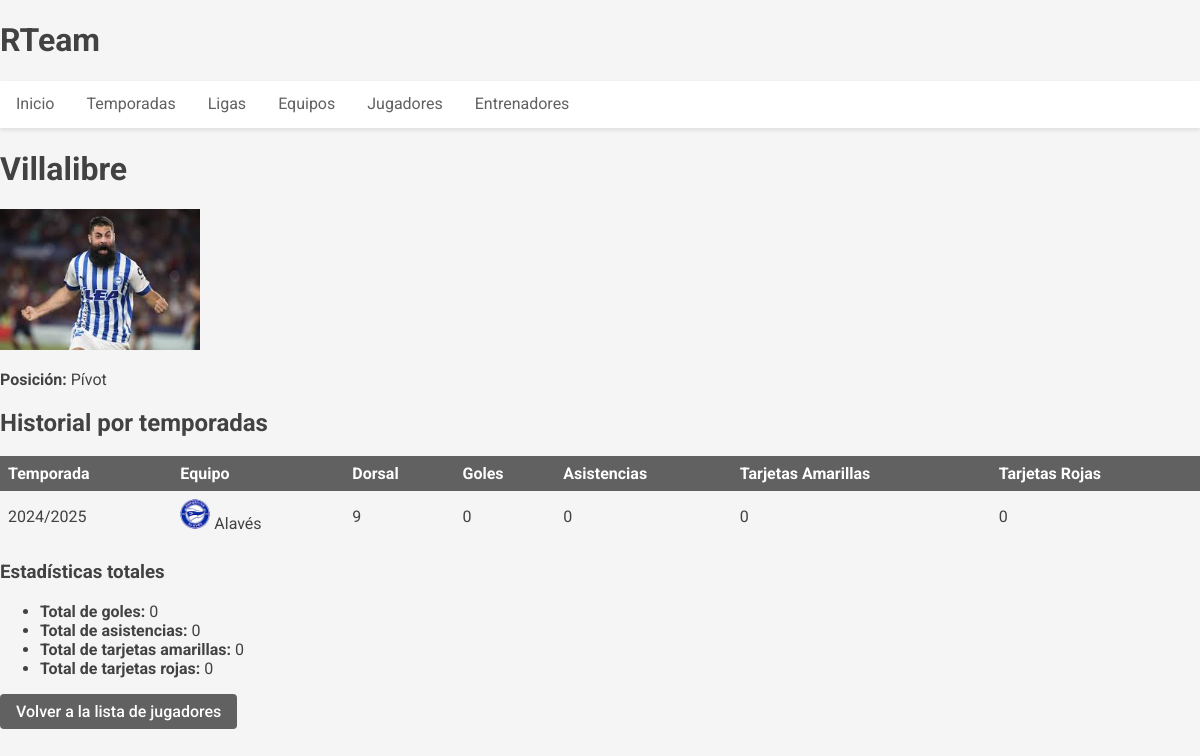
The app's page /jugadores/1/ with its own data.
### RTeam_app/models.py (models this page shows, shortened)
class Jugador(models.Model):
    nombre = models.CharField(max_length=100)
    foto = models.ImageField(upload_to='jugadores/', null=True, blank=True)
    POSICIONES = [
        ('PORTERO', 'Portero'),
        ('CIERRE', 'Cierre'),
        ('ALA', 'Ala'),
        ('PIVOT', 'Pívot'),
    ]
    posicion = models.CharField(max_length=10, choices=POSICIONES)
    fecha_creacion = models.DateTimeField(auto_now_add=True)
    fecha_actualizacion = models.DateTimeField(auto_now=True)
    class Meta:
        verbose_name_plural = "Jugadores"

class JugadorEquipoTemporada(models.Model):
    jugador = models.ForeignKey(Jugador, on_delete=models.CASCADE)
    equipo = models.ForeignKey(Equipo, on_delete=models.CASCADE)
    temporada = models.ForeignKey(Temporada, on_delete=models.CASCADE)
    dorsal = models.PositiveIntegerField(default=0)
    fecha_incorporacion = models.DateField(auto_now_add=True)
    goles = models.PositiveIntegerField(default=0)
    asistencias = models.PositiveIntegerField(default=0)
    tarjetas_amarillas = models.PositiveIntegerField(default=0)
    tarjetas_rojas = models.PositiveIntegerField(default=0)
    class Meta:
        unique_together = ('jugador', 'equipo', 'temporada')
        verbose_name = "Jugador en Equipo por Temporada"
        verbose_name_plural = "Jugadores en Equipos por Temporada"

class Temporada(models.Model):
    periodo = TemporadaField(help_text='Formato: YYYY/YYYY (ej: 2024/2025)')
    class Meta:
        verbose_name_plural = "Temporadas"
    def __str__(self):
        return self.periodo

class Equipo(models.Model):
    nombre = models.CharField(max_length=100, unique=True)
    foto = models.ImageField(upload_to='equipos/', null=True, blank=True)
    fecha_creacion = models.DateTimeField(auto_now_add=True)
    fecha_actualizacion = models.DateTimeField(auto_now=True)
    jugadores = models.ManyToManyField('Jugador', through='JugadorEquipoTemporada', related_name='equipos')
    entrenadores = models.ManyToManyField('Entrenador', through='EntrenadorEquipoTemporada', related_name='equipos')
    class Meta:
        verbose_name_plural = "Equipos"

### RTeam_app/views.py (the view)
# urls.py: path('jugadores/<int:pk>/', views.JugadorDetailView.as_view(), name='jugador_detail'),
class JugadorDetailView(DetailView):
    model = Jugador
    template_name = 'jugadores/jugador_detail.html'
    context_object_name = 'jugador'
    def get_context_data(self, **kwargs):
        context = super().get_context_data(**kwargs)
        temporadas_info = JugadorEquipoTemporada.objects.filter(
            jugador=self.object
        ).select_related('equipo', 'temporada').order_by('-temporada__periodo')
        context['temporadas_info'] = temporadas_info
        context['total_goles'] = sum(info.goles for info in temporadas_info)
        context['total_asistencias'] = sum(info.asistencias for info in temporadas_info)
        context['total_amarillas'] = sum(info.tarjetas_amarillas for info in temporadas_info)
        context['total_rojas'] = sum(info.tarjetas_rojas for info in temporadas_info)
        return context

### templates/jugadores/jugador_detail.html
{% extends 'base.html' %}
{% block contenido %}
    <h1>{{ jugador.nombre }}</h1>
    {% if jugador.foto %}
        <img src="{{ jugador.foto.url }}" alt="Foto de {{ jugador.nombre }}"
             style="max-width: 200px; max-height: 200px;">
    {% else %}
        <p>Sin foto</p>
    {% endif %}
    <p><strong>Posición:</strong> {{ jugador.get_posicion_display }}</p>
    <h2>Historial por temporadas</h2>
    {% if temporadas_info %}
        <table class="table table-striped">
            <thead>
            <tr>
                <th>Temporada</th>
                <th>Equipo</th>
                <th>Dorsal</th>
                <th>Goles</th>
                <th>Asistencias</th>
                <th>Tarjetas Amarillas</th>
                <th>Tarjetas Rojas</th>
            </tr>
            </thead>
            <tbody>
            {% for info in temporadas_info %}
                <tr>
                    <td>{{ info.temporada }}</td>
                    <td>
                        {% if info.equipo.foto %}
                            <img src="{{ info.equipo.foto.url }}" alt="Logo de {{ info.equipo.nombre }}"
                                 style="max-width: 30px; max-height: 30px;">
                        {% endif %}
                        {{ info.equipo.nombre }}
                    </td>
                    <td>{{ info.dorsal }}</td>
                    <td>{{ info.goles }}</td>
                    <td>{{ info.asistencias }}</td>
                    <td>{{ info.tarjetas_amarillas }}</td>
                    <td>{{ info.tarjetas_rojas }}</td>
                </tr>
            {% endfor %}
            </tbody>
        </table>
        <h3>Estadísticas totales</h3>
        <ul>
            <li><strong>Total de goles:</strong> {{ total_goles }}</li>
            <li><strong>Total de asistencias:</strong> {{ total_asistencias }}</li>
            <li><strong>Total de tarjetas amarillas:</strong> {{ total_amarillas }}</li>
            <li><strong>Total de tarjetas rojas:</strong> {{ total_rojas }}</li>
        </ul>
    {% else %}
        <p>Este jugador no ha participado en ninguna temporada.</p>
    {% endif %}
    <a href="{% url 'jugador_list' %}" class="btn btn-secondary">Volver a la lista de jugadores</a>
{% endblock %}

### static/css/general.css (style rules this page uses)
:root { --color-primary: #ffa726; --color-secondary: #616161; --color-light: #f5f5f5; --color-dark: #424242; --color-white: #ffffff; --color-shadow: rgba(0, 0, 0, 0.1); }
body { font-family: 'Roboto', 'Arial', sans-serif; margin: 0; padding: 0; background-color: var(--color-light); color: var(--color-dark); }
.btn { display: inline-block; padding: 0.5rem 1rem; border-radius: 4px; text-decoration: none; text-align: center; cursor: pointer; font-weight: 500; transition: background-color 0.2s; border: none; }
.btn-secondary { background-color: var(--color-secondary); color: var(--color-white); }
table { width: 100%; border-collapse: collapse; margin-bottom: 1rem; }
table th { background-color: var(--color-secondary); color: var(--color-white); padding: 0.5rem; text-align: left; }
table td { padding: 0.5rem; border-bottom: 1px solid var(--color-light); }

### records on screen
Jugador: nombre "Villalibre", foto (picture), posicion "Pívot"
JugadorEquipoTemporada: temporada "2024/2025", equipo.foto (picture), equipo.nombre "Alavés", dorsal "9", goles "0", asistencias "0", tarjetas_amarillas "0", tarjetas_rojas "0"

### other values on screen
{{ total_goles }} "0"
{{ total_asistencias }} "0"
{{ total_amarillas }} "0"
{{ total_rojas }} "0"
